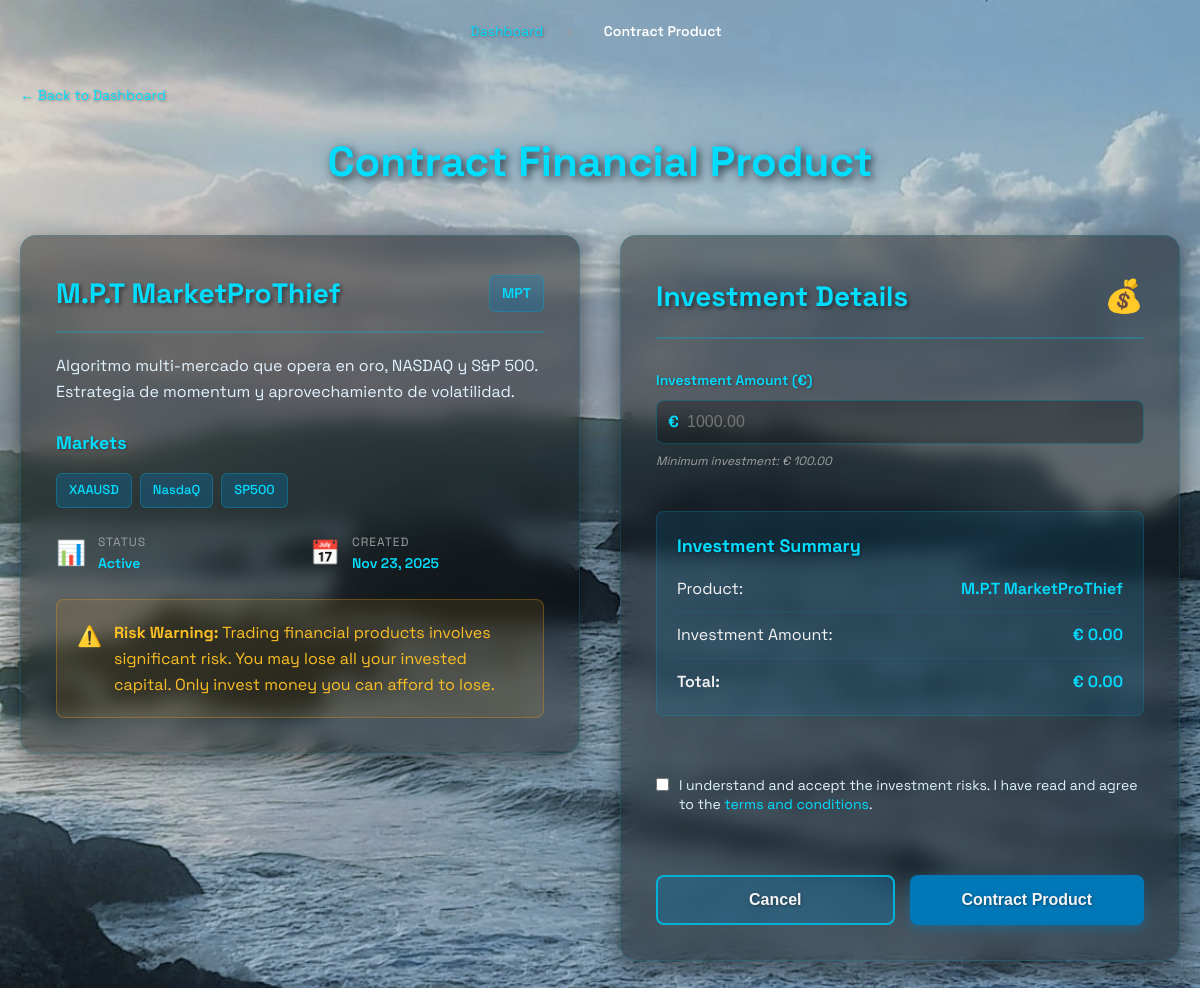
/contratar-producto/1/ (signed in), run on the app's committed database.
### appKairos/models.py (models this page shows, shortened)
class Producto(models.Model):
    nombre = models.CharField(max_length=200)
    descripcion = models.TextField(blank=True, null=True)
    codigo = models.CharField(max_length=50, unique=True)
    fecha_creacion = models.DateTimeField(auto_now_add=True)
    activo = models.BooleanField(default=True)
    mercados = models.ManyToManyField(
        Mercado,
        related_name='productos',
        help_text="Mercados en los que opera este producto"
    )
    class Meta:
        verbose_name = 'Producto'
        verbose_name_plural = 'Productos'
        ordering = ['nombre']

class Mercado(models.Model):
    nombre = models.CharField(max_length=50, unique=True)
    codigo = models.CharField(max_length=20, unique=True)
    descripcion = models.TextField(blank=True, null=True)
    activo = models.BooleanField(default=True)
    class Meta:
        verbose_name = 'Mercado'
        verbose_name_plural = 'Mercados'

### appKairos/views.py (the view)
# urls.py: path('contratar-producto/<int:producto_id>/', views.contratar_producto_view, name='contratar_producto'),
@login_required
def contratar_producto_view(request, producto_id):
    producto = get_object_or_404(Producto, id=producto_id, activo=True)
    if request.method == 'POST':
        form = ContratarProductoForm(request.POST)
        if form.is_valid():
            contrato = form.save(commit=False)
            contrato.usuario = request.user
            contrato.producto = producto
            contrato.capital_actual = contrato.monto_invertido
            contrato.save()
            Resultado.objects.create(
                usuario=request.user,
                producto_contratado=contrato,
                mes=timezone.now().strftime('%B'),
                anio=timezone.now().year,
                capital_mes=contrato.capital_actual,
                fecha=timezone.now()
            )
            messages.success(request, f'Producto "{producto.nombre}" contratado exitosamente.')
            return redirect('appKairos:dashboard')
    else:
        qr_code_base64 = None
        form = ContratarProductoForm(initial={'producto': producto})
    context = {
        'form': form,
        'producto': producto
    }
    return render(request, 'contratar_producto.html', context)

### appKairos/forms.py (shortened to what this page needs)
class ContratarProductoForm(forms.ModelForm):
    monto_invertido = forms.DecimalField(
        label='Monto a invertir (€)',
        max_digits=12,
        decimal_places=2,
        min_value=100,
        widget=forms.NumberInput(attrs={
            'class': 'form-control',
            'placeholder': '1000.00',
            'step': '0.01'
        }),
        help_text='Monto mínimo: €100.00'
    )
    acepto_riesgos = forms.BooleanField(
        label='Entiendo y acepto los riesgos de inversión',
        required=True,
        widget=forms.CheckboxInput(attrs={
            'class': 'form-check-input'
        })
    )
    class Meta:
        model = ProductoContratado
        fields = ['producto', 'monto_invertido']
        widgets = {
            'producto': forms.Select(attrs={
                'class': 'form-control'
            })
        }

### appKairos/templates/contratar_producto.html (shortened to what this page needs)
{% extends 'base.html' %}
{% load static %}
{% block extra_css %}
<link rel="stylesheet" href="{% static 'css/contratar.css' %}">
{% endblock %}
{% block content %}
<nav class="breadcrumb">
  <a href="{% url 'appKairos:dashboard' %}">Dashboard</a>
  <span>›</span>
  <span class="current">Contract Product</span>
</nav>
<main class="contratar-main">
  <div class="contratar-container">
    <div class="back-link">
      <a href="{% url 'appKairos:dashboard' %}">← Back to Dashboard</a>
      </div>
    <h1>Contract Financial Product</h1>
    <div class="contratar-grid">
      <section class="product-info-section">
        <div class="product-header">
          <h2>{{ producto.nombre }}</h2>
          <span class="product-badge">{{ producto.codigo }}</span>
        </div>
        <div class="product-description">
          <p>{{ producto.descripcion }}</p>
        </div>
        <div class="product-details">
          <h3>Markets</h3>
          <div class="markets-list">
            {% for mercado in producto.mercados.all %}
              <span class="market-badge">{{ mercado.codigo }}</span>
            {% endfor %}
          </div>
        </div>
        <div class="product-stats">
          <div class="stat-item">
            <span class="stat-icon">📊</span>
            <div>
              <p class="stat-label">Status</p>
              <p class="stat-value">{{ producto.activo|yesno:"Active,Inactive" }}</p>
            </div>
          </div>
          <div class="stat-item">
            <span class="stat-icon">📅</span>
            <div>
              <p class="stat-label">Created</p>
              <p class="stat-value">{{ producto.fecha_creacion|date:"M d, Y" }}</p>
            </div>
          </div>
        </div>
        <div class="risk-warning">
          <span class="warning-icon">⚠️</span>
          <div>
            <strong>Risk Warning:</strong> Trading financial products involves significant risk. You may lose all your invested capital. Only invest money you can afford to lose.
          </div>
        </div>
      </section>
      <section class="contract-form-section">
        <div class="form-header">
          <h2>Investment Details</h2>
          <span class="form-icon">💰</span>
        </div>
        <form method="POST" class="contratar-form" id="contractForm">
          <div class="form-group">
            <label for="monto_invertido">Investment Amount (€)</label>
            <div class="amount-input-wrapper">
              <span class="currency-symbol">€</span>
              <input
                type="number"
                id="monto_invertido"
                name="monto_invertido"
                min="100"
                step="0.01"
                placeholder="1000.00"
                required
              >
            </div>
            <span class="help-text">Minimum investment: € 100.00</span>
          </div>
          <div class="investment-summary">
            <h3>Investment Summary</h3>
            <div class="summary-row">
              <span>Product:</span>
              <span class="summary-value">{{ producto.nombre }}</span>
            </div>
            <div class="summary-row">
              <span>Investment Amount:</span>
              <span class="summary-value" id="summaryAmount">€ 0.00</span>
            </div>
            <div class="summary-row total">
              <span>Total:</span>
              <span class="summary-value" id="summaryTotal">€ 0.00</span>
            </div>
          </div>
          <div class="form-check">
            <input
              type="checkbox"
              id="acepto_riesgos"
              name="acepto_riesgos"
              required
            >
            <label for="acepto_riesgos">
              I understand and accept the investment risks. I have read and agree to the <a href="#" target="_blank">terms and conditions</a>.
            </label>
          </div>
          <div class="form-actions">
            <button type="button" onclick="window.history.back()" class="btn-secondary">Cancel</button>
            <button type="submit" class="btn-primary" id="submitBtn">Contract Product</button>
          </div>
        </form>
      </section>
    </div>
  </div>
</main>
{% endblock %}

### appKairos/static/css/headerfooter.css (style rules this page uses)
nav { display: flex; align-items: center; gap: 15px; }

### data on the page
Producto: nombre "M.P.T MarketProThief", codigo "MPT", descripcion "Algoritmo multi-mercado que opera en oro, NASDAQ y S&P 500. Estrategia de momentum y aprovechamiento de volatilidad.", activo "Active", fecha_creacion "Nov 23, 2025"
Mercado: codigo "XAAUSD"
Mercado: codigo "NasdaQ"
Mercado: codigo "SP500"
